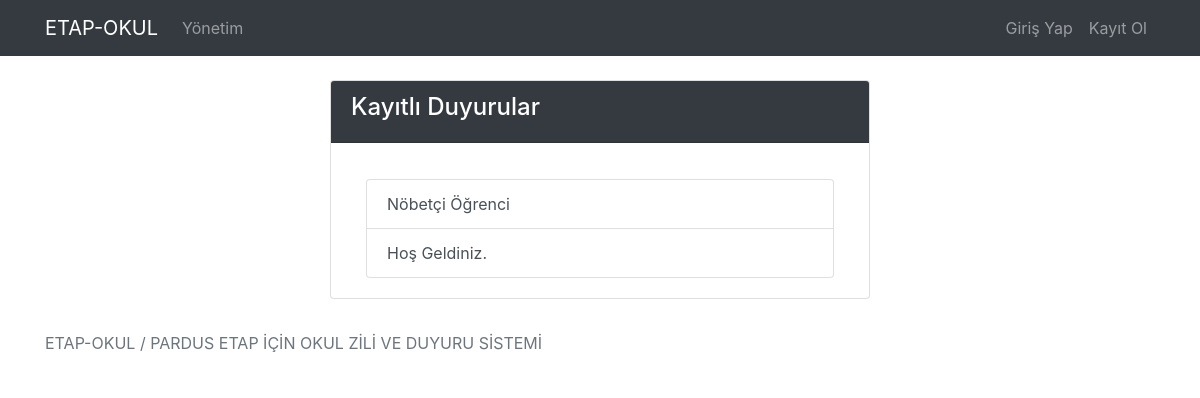
The app's page /duyuru, older data.
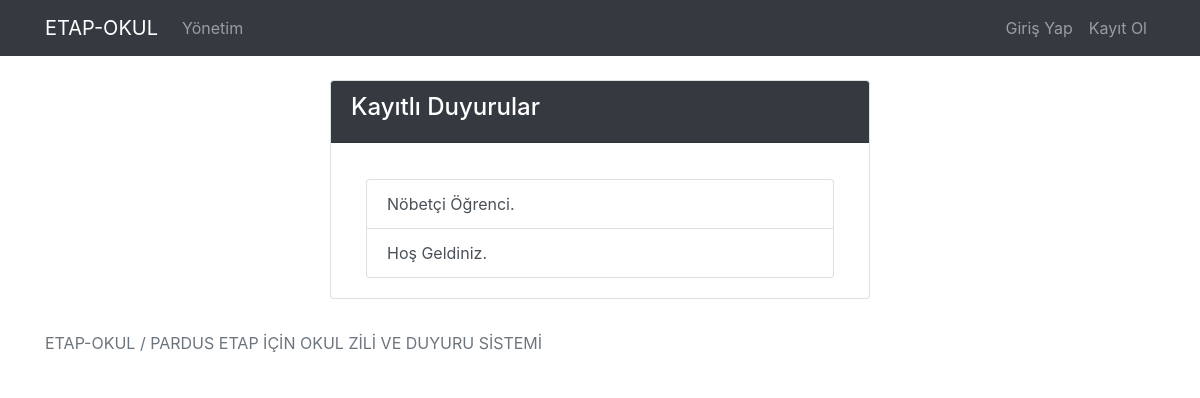
The same page, newer data.
### okulzili/models.py (models this page shows)
class DuyuruModel(models.Model):
    title=models.CharField(max_length=50,verbose_name="Başlık Bilgisi",null=False,blank=False)
    description=models.TextField(max_length=5000,verbose_name="İçerik Bilgisi",null=False,blank=False)

### pages/views.py (the view)
# urls.py: path('duyuru', views.duyuru, name='duyuru'),
def duyuru(request):
    data = {
        "DuyuruMesaj": DuyuruModel.objects.all()
    }
    return render(request,'pages/duyuru.html',data)

### templates/pages/duyuru.html
{% extends 'layout.html' %}
{% load static %}
{% block content %}
<div class="row">
    <div class="col-md-6 mx-auto">
        <div class="card">
            <div class="card-header bg-dark text-white">
                <h4>Kayıtlı Duyurular </h4>
            </div>
            <div class="card-body">
    <div class="container mt-3">
        <div class="row">
            <div class="col-12">
                <div class="list-group">
                    {% for kategori in DuyuruMesaj %}
                        <a href="{% url 'details' kategori.id %}" class="list-group-item list-group-item-action">
                            {{ kategori.title }}
                        </a>
                    {% endfor %}
                </div>
            </div>
        </div>
    </div>
</div>
</div>
</div>
</div
{% endblock %}

Row changes from the older to the newer data that the page shows:
changed DuyuruModel: title "Nöbetçi Öğrenci" → "Nöbetçi Öğrenci."
